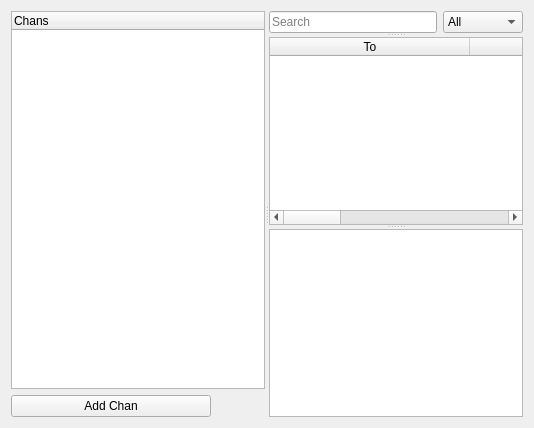
      <widget class="QWidget" name="chans">
       <attribute name="icon">
        <iconset resource="bitmessage_icons.qrc">
         <normaloff>:/newPrefix/images/can-icon-16px.png</normaloff>:/newPrefix/images/can-icon-16px.png</iconset>
       </attribute>
       <attribute name="title">
        <string>Chans</string>
       </attribute>
       <layout class="QVBoxLayout" name="chansLayout">
        <item>
         <widget class="SSplitter" name="chansHorizontalSplitter">
          <property name="orientation">
           <enum>Qt::Horizontal</enum>
          </property>
          <widget class="QWidget" name="chansIdentitiesWidget">
           <layout class="QVBoxLayout">
            <item>
             <widget class="QTreeWidget" name="treeWidgetChans">
              <property name="contextMenuPolicy">
               <enum>Qt::CustomContextMenu</enum>
              </property>
              <property name="frameShadow">
               <enum>QFrame::Sunken</enum>
              </property>
              <property name="lineWidth">
               <number>1</number>
              </property>
              <property name="alternatingRowColors">
               <bool>true</bool>
              </property>
              <property name="selectionMode">
               <enum>QAbstractItemView::SingleSelection</enum>
              </property>
              <property name="selectionBehavior">
               <enum>QAbstractItemView::SelectRows</enum>
              </property>
              <column>
               <property name="text">
                <string>Chans</string>
               </property>
               <property name="icon">
                <iconset>
                 <selectedoff>:/newPrefix/images/can-icon-16px.png</selectedoff>
                </iconset>
               </property>
              </column>
             </widget>
            </item>
            <item>
             <widget class="QPushButton" name="pushButtonAddChan">
              <property name="maximumSize">
               <size>
                <width>200</width>
                <height>16777215</height>
               </size>
              </property>
              <property name="text">
               <string>Add Chan</string>
              </property>
             </widget>
            </item>
           </layout>
          </widget>
          <widget class="SSplitter" name="chansMessagecontrolSplitter">
           <property name="orientation">
            <enum>Qt::Vertical</enum>
           </property>
           <widget class="QWidget" name="searchWidget">
            <layout class="QHBoxLayout" name="searchLayout">
             <item>
              <widget class="QLineEdit" name="inboxSearchLineEditChans">
               <property name="placeholderText">
                <string>Search</string>
               </property>
              </widget>
             </item>
             <item>
              <widget class="QComboBox" name="inboxSearchOptionChans">
               <item>
                <property name="text">
                 <string>All</string>
                </property>
               </item>
               <item>
                <property name="text">
                 <string>To</string>
                </property>
               </item>
               <item>
                <property name="text">
                 <string>From</string>
                </property>
               </item>
               <item>
                <property name="text">
                 <string>Subject</string>
                </property>
               </item>
               <item>
                <property name="text">
                 <string>Message</string>
                </property>
               </item>
              </widget>
             </item>
            </layout>
           </widget>
           <widget class="STableWidget" name="tableWidgetInboxChans">
            <property name="contextMenuPolicy">
             <enum>Qt::CustomContextMenu</enum>
            </property>
            <property name="editTriggers">
             <set>QAbstractItemView::NoEditTriggers</set>
            </property>
            <property name="alternatingRowColors">
             <bool>true</bool>
            </property>
            <property name="selectionMode">
             <enum>QAbstractItemView::ExtendedSelection</enum>
            </property>
            <property name="selectionBehavior">
             <enum>QAbstractItemView::SelectRows</enum>
            </property>
            <property name="sortingEnabled">
             <bool>true</bool>
            </property>
            <property name="wordWrap">
             <bool>false</bool>
            </property>
            <attribute name="horizontalHeaderCascadingSectionResizes">
             <bool>true</bool>
            </attribute>
            <attribute name="horizontalHeaderDefaultSectionSize">
             <number>200</number>
            </attribute>
            <attribute name="horizontalHeaderHighlightSections">
             <bool>false</bool>
            </attribute>
            <attribute name="horizontalHeaderMinimumSectionSize">
             <number>27</number>
            </attribute>
            <attribute name="horizontalHeaderShowSortIndicator" stdset="0">
             <bool>false</bool>
            </attribute>
            <attribute name="horizontalHeaderStretchLastSection">
             <bool>true</bool>
            </attribute>
            <attribute name="verticalHeaderVisible">
             <bool>false</bool>
            </attribute>
            <attribute name="verticalHeaderDefaultSectionSize">
             <number>26</number>
            </attribute>
            <column>
             <property name="text">
              <string>To</string>
             </property>
            </column>
            <column>
             <property name="text">
              <string>From</string>
             </property>
            </column>
            <column>
             <property name="text">
              <string>Subject</string>
             </property>
            </column>
            <column>
             <property name="text">
              <string>Received</string>
             </property>
            </column>
           </widget>
           <widget class="MessageView" name="textEditInboxMessageChans">
            <property name="baseSize">
             <size>
              <width>0</width>
              <height>500</height>
             </size>
            </property>
            <property name="readOnly">
             <bool>true</bool>
            </property>
           </widget>
          </widget>
         </widget>
        </item>
       </layout>
      </widget>
